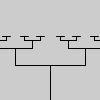
Frame 1 (no input)
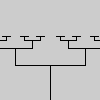
Frame 2 (the mouse pressed at the canvas centre, redrawn once)

The Processing sketch that drew these frames (run headless with seeded random() and noise(); the mouse was pressed at the canvas centre and the sketch redrawn once):

// Processing sketch: Ex_09
// ── Ex_09.pde
int x = 50; // X-coordinate of the center
int y = 100; // Y-coordinate of the bottom
int a = 35; // Half the width of the top bar
int n = 3; // Number of recursions

void setup() {
  size(100, 100);
  noLoop();
}

void draw() {
  drawT(x, y, a, n);
}

void drawT(int x, int y, int apex, int num) {
  line(x, y, x, y-apex);
  line(x-apex, y-apex, x+apex, y-apex);
  // This relational expression must eventually be
  // false to stop the recursion and draw the lines
  if (num > 0) {
    drawT(x-apex, y-apex, apex/2, num-1);
    drawT(x+apex, y-apex, apex/2, num-1);
  }
}
